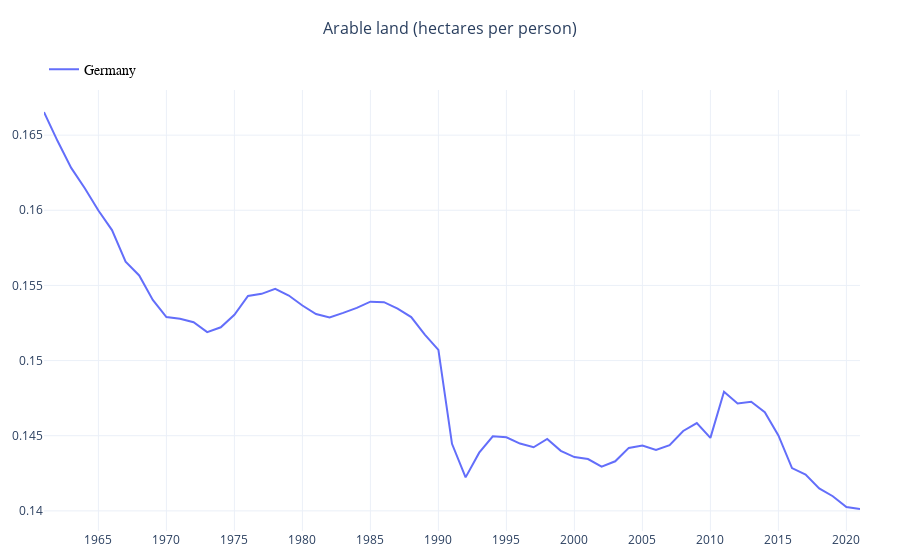

Source (notebook cell):
### Code cell
country_list=["DEU"]
indicator_code='AG.LND.ARBL.HA.PC'
plot(indicator_code, country_list)

### Figure 1 — Plotly figure (JSON) as saved in the notebook; plotly's stock layout.template omitted (floating-point values rounded to 4 significant figures)
{"data": [{"mode": "lines", "name": "Germany", "type": "scatter", "x": [1961, 1962, 1963, 1964, 1965, 1966, 1967, 1968, 1969, 1970, 1971, 1972, 1973, 1974, 1975, 1976, 1977, 1978, 1979, 1980, 1981, 1982, 1983, 1984, 1985, 1986, 1987, 1988, 1989, 1990, 1991, 1992, 1993, 1994, 1995, 1996, 1997, 1998, 1999, 2000, 2001, 2002, 2003, 2004, 2005, 2006, 2007, 2008, 2009, 2010, 2011, 2012, 2013, 2014, 2015, 2016, 2017, 2018, 2019, 2020, 2021], "y": [0.1665, 0.1646, 0.1628, 0.1615, 0.16, 0.1587, 0.1566, 0.1557, 0.154, 0.1529, 0.1528, 0.1526, 0.1519, 0.1522, 0.1531, 0.1543, 0.1544, 0.1548, 0.1543, 0.1537, 0.1531, 0.1529, 0.1532, 0.1535, 0.1539, 0.1539, 0.1535, 0.1529, 0.1517, 0.1507, 0.1445, 0.1422, 0.1439, 0.145, 0.1449, 0.1445, 0.1442, 0.1448, 0.144, 0.1436, 0.1434, 0.1429, 0.1433, 0.1442, 0.1443, 0.144, 0.1444, 0.1453, 0.1458, 0.1449, 0.1479, 0.1471, 0.1473, 0.1466, 0.145, 0.1428, 0.1424, 0.1415, 0.141, 0.1403, 0.1401]}], "layout": {"hovermode": "closest", "legend": {"bgcolor": "rgba(0,0,0,0)", "bordercolor": "rgba(0,0,0,0)", "font": {"color": "black", "family": "Courier", "size": 14}, "groupclick": "toggleitem", "orientation": "h", "title": {"text": ""}, "x": 0, "xanchor": "left", "y": 1.01, "yanchor": "bottom"}, "margin": {"b": 20, "l": 40, "r": 40, "t": 90}, "modebar": {"orientation": "v", "remove": ["zoom", "pan", "displaylogo"]}, "showlegend": true, "title": {"font": {"size": 16}, "text": "Arable land (hectares per person)", "x": 0.5, "xanchor": "center", "y": 0.96, "yanchor": "top"}, "xaxis": {"dtick": 5, "tickmode": "linear", "title": {}}, "yaxis": {"title": {}}}}
